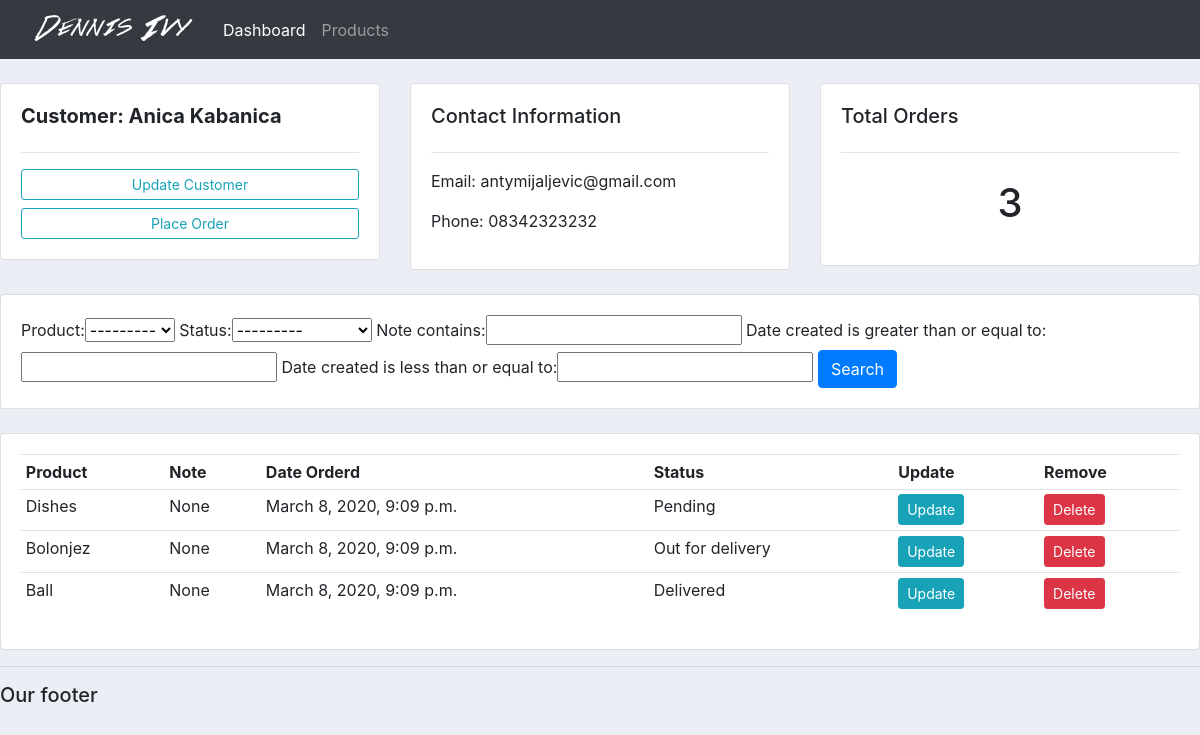
/customer/3/, run on the app's committed database.
### accounts/models.py (models this page shows, shortened)
class Customer(models.Model):
	name = models.CharField(max_length=200, null=True)
	phone = models.CharField(max_length=200, null=True)
	email = models.CharField(max_length=200, null=True)
	data_created = models.DateTimeField(auto_now_add=True)

class Order(models.Model):
	STATUS = (
		('Pending', 'Pending'),
		('Out for delivery','Out for delivery'),
		('Delivered', 'Delivered'),
		)
	customer = models.ForeignKey(Customer, null = True, on_delete = models.SET_NULL)
	product = models.ForeignKey(Product, null = True, on_delete = models.SET_NULL)
	date_created = models.DateTimeField(auto_now_add=True)
	status = models.CharField(max_length=200, null=True, choices = STATUS)
	note = models.CharField(max_length=1000, null=True)

class Product(models.Model):
	CATEGORY = (
		('Indoor','Indoor'),
		('Out door','Out door'),
		)
	name = models.CharField(max_length=200, null=True)
	price = models.FloatField(null=True)
	category = models.CharField(max_length=200, null=True, choices = CATEGORY)
	description = models.CharField(max_length=200, null=True, blank = True)
	date_created = models.DateTimeField(auto_now_add=True)
	tags = models.ManyToManyField(Tag)
	def __str__(self):
		return self.name

### accounts/views.py (the view)
# urls.py: path('customer/<str:pk>/', views.customer, name = "customer"), #pk customer id
def customer(request, pk):
	customer = Customer.objects.get(id = pk)
	orders = customer.order_set.all()
	order_count = orders.count()
	myFilter = OrderFilter(request.GET, queryset=orders)
	orders = myFilter.qs
	context = {'customer':customer,'orders':orders, 'order_count':order_count, 'myFilter':myFilter}
	return render(request, 'accounts/customer.html', context)

### accounts/templates/accounts/customer.html
{%  extends 'accounts/main.html' %}
{% block content %}
	<br>
<div class="row">
	<div class="col-md">
		<div class="card card-body">
			<h5><b>Customer: {{ customer.name }}</b></h5>
			<hr>
			<a class="btn btn-outline-info  btn-sm btn-block" href="">Update Customer</a>
			<a class="btn btn-outline-info  btn-sm btn-block" href="{% url 'create_order' customer.id %}">Place Order</a>
		</div>
	</div>
	<div class="col-md">
		<div class="card card-body">
			<h5>Contact Information</h5>
			<hr>
			<p>Email: {{ customer.email }}</p>
			<p>Phone: {{ customer.phone }} </p>
		</div>
	</div>
	<div class="col-md">
		<div class="card card-body">
			<h5>Total Orders</h5>
			<hr>
			<h1 style="text-align: center;padding: 10px">{{ order_count }}</h1>
		</div>
	</div>
</div>
<br>
<div class="row">
	<div class="col">
		<div class="card card-body">
			<form method="get">
				{{myFilter.form}}
		    <button class="btn btn-primary" type="submit">Search</button>
		  </form>
		</div>
	</div>
</div>
<br>
<div class="row">
	<div class="col-md">
		<div class="card card-body">
			<table class="table table-sm">
				<tr>
					<th>Product</th>
					<th>Note</th>
					<th>Date Orderd</th>
					<th>Status</th>
					<th>Update</th>
					<th>Remove</th>
				</tr>
				{% for order in orders %}
				<tr>
					<td>{{order.product}}</td>
					<td>{{order.note}}</td>
					<td>{{order.date_created}}</td>
					<td>{{order.status}}</td>
					<td><a class = 'btn btn-sm btn-info' href="{% url 'update_order' order.id %}">Update</a></td>
					<td><a class = 'btn btn-sm btn-danger' href="{% url 'delete_order' order.id %}">Delete</a></td>
				</tr>
				{% endfor %}
			</table>
		</div>
	</div>
</div>
{% endblock %}

### static/css/main.css (style rules this page uses)
body { background-color: #ebeff5; }

### data on the page
Customer: name "Anica Kabanica", email "antymijaljevic@gmail.com", phone "08342323232"
Order: product "Dishes", note "None", date_created "March 8, 2020, 9:09 p.m.", status "Pending"
Order: product "Bolonjez", note "None", date_created "March 8, 2020, 9:09 p.m.", status "Out for delivery"
Order: product "Ball", note "None", date_created "March 8, 2020, 9:09 p.m.", status "Delivered"

### other printed values
{{ order_count }} "3"
